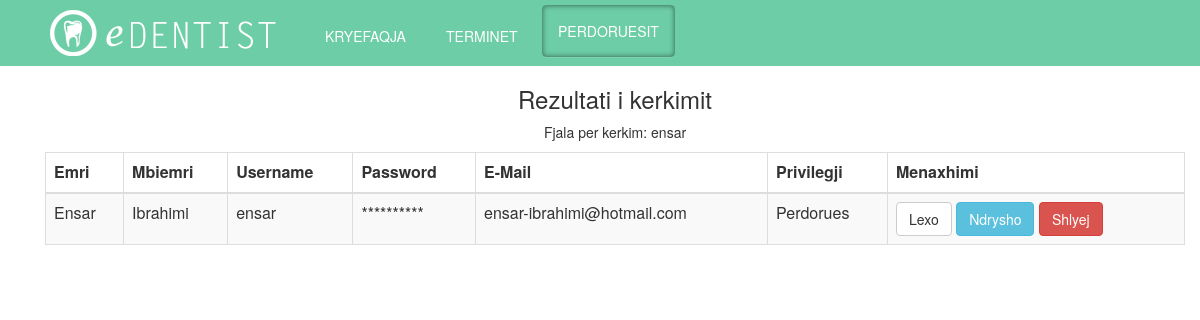
Page /admin/CRUDu/search.php?id=ensar (signed in) on the committed database.
### tables this page shows
CREATE TABLE `user` (
  `user_id` int(11) NOT NULL,
  `username` varchar(100) NOT NULL,
  `password` varchar(100) NOT NULL,
  `name` varchar(100) NOT NULL,
  `surname` varchar(100) NOT NULL,
  `email` varchar(100) NOT NULL,
  `admin` tinyint(1) NOT NULL
);

### admin/CRUDu/search.php (the view, shortened to what this page needs)
<?php
     include('../../inc/db_con.php');
if(!isset($_SESSION['logged_in']))
 {
     $message = "Nuk keni akses.";
     echo "<script type='text/javascript'>alert('$message');</script>" ;
      header("refresh:0 url=../index.php");
 }
 else if($_SESSION['mof'] == 0)
 {
      $message = "Nuk keni akses.";
     echo "<script type='text/javascript'>alert('$message');</script>" ;
      header("refresh:0 url=../index.php");
 }
 else{
     $term= null;
    if (!empty($_GET))
    {
        $term = $_GET['id'];
    }
    else{
    $term = $_POST['srch-term'];
    }
      ?>
  <head>
	<link rel="stylesheet" type="text/css" href="../../css/mystyle.css">
	<link rel="stylesheet" type="text/css" href="../../css/hover.css">
    <link href="../../css/bootstrap.min.css" rel="stylesheet">
     <link rel="stylesheet" href="//code.jquery.com/ui/1.12.1/themes/base/jquery-ui.css">
    </head>
    <body>
    <div class = "navbar navbar-inverse navbar-fixed-top" id="header" >
        <div class = "container">
            <div class="collapse navbar-collapse" id="navbar-collapse">
                <ul class ="nav navbar-nav">
                    <li><a href="../index.php" id="logo"></a></li>
                    <li><a href="../../index.php" class="hvr-underline-from-left" id="links">KRYEFAQJA</a></li>
                    <li><a href="../index.php" class="hvr-underline-from-left" id="links">TERMINET</a></li>
                    <li><a href="../?admin=userat" class="hvr-underline-from-left" id="active">PERDORUESIT</a></li>
                 </ul>
             </div>
        </div>
    </div>
<div class ="container" id="content" align="center">
     <div class="container">
            <div class="row">
                <h3>Rezultati i kerkimit</h3>
                <p>Fjala per kerkim: <?php echo $term;?></p>
            </div>
                <table class="table table-striped table-bordered">
                <thead>
                    <tr>
                      <th>Emri</th>
                      <th>Mbiemri</th>
                      <th>Username</th>
                      <th>Password</th>
                      <th>E-Mail</th>
                      <th>Privilegji</th>
                      <th>Menaxhimi</th>
                    </tr>
                  </thead>
                  <tbody>
                  <?php
                  $selektimi ="SELECT * FROM user WHERE  username LIKE '%".$term."%' OR name LIKE '%".$term."%' OR surname LIKE '%".$term."%' OR email LIKE '%".$term."%'";
		$result = mysql_query($selektimi) or die ('invalid query:'. mysql_error());
                   if(mysql_num_rows($result)== 0){
            $message = "Nuk eshte gjetur asnje e dhene. Provoni perseri";
                        echo "<script type='text/javascript'>alert('$message');</script>";
                        header("refresh:0;url=../?admin=userat");
        }
                else{
                       while($row = mysql_fetch_array($result))
		{
			list( $user_id, $username, $password, $name, $surname, $email, $admin  )=$row;
			echo '  <tr>';
			echo '<td>'.$name.'</td>';
			echo '<td>'.$surname.'</td>';
			echo '<td>'.$username.'</td>';
			echo '<td>**********</td>';
			echo '<td>'.$email.'</td>';
                        if($admin == 1)
                        echo '<td>Admin</td>';
                    else {
                          echo '<td>Perdorues</td>';
                    }
                         echo '<td><a class="btn btn-default" href="CRUDu/read.php?id='.$user_id.'" >Lexo</a>';
                        echo '<a class="btn btn-info   " href="CRUDu/update.php?id='.$user_id.'" >Ndrysho</a>';
                        echo '<a class="btn btn-danger" href="CRUDu/delete.php?id='.$user_id.'" >Shlyej</a></td>';
			echo '  </tr>';
		}
                }
                  ?>
                  </tbody>
            </table>
        </div>
    </div>
 <?php }

### css/mystyle.css (style rules this page uses)
#header { margin: 0px; }
body { color: #666666; margin : 0px; font-family:"Letter Gothic Bold", Letter Gothic, sans-serif; background-color: #CCCCCC; }
#header #links, #links:hover { color:#FFFFFF; background-color:#6ccda6; margin-left: 10px; }
#logo { position: relative; display: inline; background-image: url("../images/logo.png"); width: 250px; height: 60px; float: left; padding: 0px; margin:0px 0px 0px 20px; }
#links { margin:5% 0px 0px 10%; }
#header #active { background: none; box-shadow: inset 0 0 5px rgba(0,0,0, 0.4), rgba(255,255,255,0.1) 0 1px 0; border-radius: 4px; border: 1px solid rgba(0,0,0,0.25); color: #fff; margin-left: 10px; }

### rows in the picture
user: name "Ensar", surname "Ibrahimi", username "ensar", email "ensar-ibrahimi@hotmail.com", admin "Perdorues"

### other values in the picture
$term "ensar"
